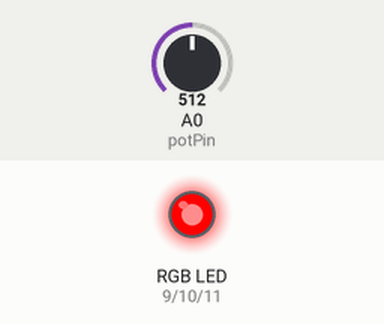
Recording of a sketch running on a simulated Arduino Uno, built with avr-gcc and run on an emulated ATmega328P. Parts: an RGB LED mixed from three pins (HIGH = lit). The test bench sets the inputs (shaded band); at power-on: A0 (potPin) = 512. What the sketch prints to the serial monitor is not drawn.

Above: at 0.1 s.
Timing chart, 0 to 1.6 s (numbered marks = the images above):
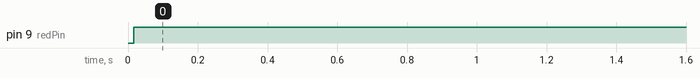

The sketch:

map_rgb_pot_xan.ino
```cpp
/************************************************************************************
* Este código debe mapear os valores dun potenciómetro para sacar
* polo diodo led RGB seis cores distintas en función da posición.
* Dedbemos usar os comandos map() e constrain() para facer un rastrexo
* de valores e que salan polo diodo.
*************************************************************************************
* DATA: 15/03/2025
* HORA: 12:57
* AUTOR: Xan Pérez Iglesias
*************************************************************************************/

// Configuración de pi
#define potPin A0 // Pin analóxico para o potenciómetro
#define redPin 9  // Pin PWM para o vermello
#define greenPin 10 // Pin PWM para o verde
#define bluePin 11 // Pin PWM para o azul

// Tipos de LED (definir 0 para cátodo común, 1 para ánodo común)
const bool commonAnode = false;

// Cores (en formato RGB)
const int colors[6][3] = {
  {255, 0, 0},    // Vermello
  {255, 255, 0},  // Amarelo
  {0, 255, 0},    // Verde
  {0, 255, 255},  // Cian
  {0, 0, 255},    // Azul
  {255, 0, 255}   // Magenta
};

void setup() {
  pinMode(redPin, OUTPUT);
  pinMode(greenPin, OUTPUT);
  pinMode(bluePin, OUTPUT);
  Serial.begin(9600); // Inicia o monitor serie
}

void loop() {
  int potValue = analogRead(potPin); // Lemos o valor do potenciómetro
  potValue = constrain(potValue, 38000, 1250000); // Limitamos os valores
  int mappedValue = map(potValue, 38000, 1250000, 0, 5); // Mapeamos a seis niveis

  // Obtemos a cor correspondente
  int red = colors[mappedValue][0];
  int green = colors[mappedValue][1];
  int blue = colors[mappedValue][2];

  // Mostramos os valores no monitor serie
  Serial.print("Decimal: R=");
  Serial.print(red);
  Serial.print(", G=");
  Serial.print(green);
  Serial.print(", B=");
  Serial.print(blue);

  Serial.print(" | Hexadecimal: #");
  Serial.print(String(red, HEX));
  Serial.print(String(green, HEX));
  Serial.println(String(blue, HEX));

  Serial.print(" | Binario: ");
  Serial.print("R=");
  Serial.print(red, BIN);
  Serial.print(", G=");
  Serial.print(green, BIN);
  Serial.print(", B=");
  Serial.println(blue, BIN);

  // Mostramos a cor no LED RGB
  if (commonAnode) {
    red = 255 - red;
    green = 255 - green;
    blue = 255 - blue;
  }

  analogWrite(redPin, red);
  analogWrite(greenPin, green);
  analogWrite(bluePin, blue);

  delay(100); // Pausa entre lecturas
}
```

Measured:
- by itself, pin 9 (redPin): LOW → HIGH at 0.02 s
